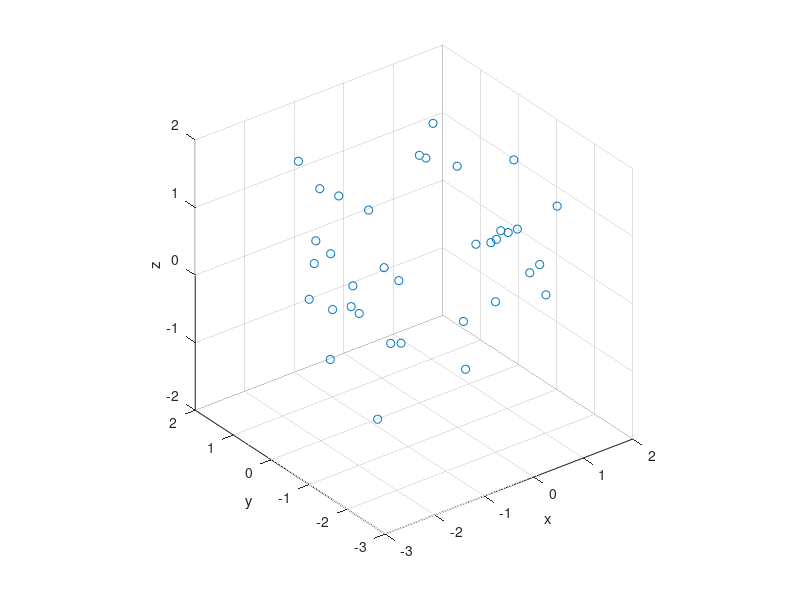

This chart was generated by the following MATLAB code:
%% Simulate a Poisson point process of density \lambda on A = [-L/2, L/2]^2

% parameters
lambda = 1; % Density of PPP
L = 5; % Length of square

Sa = L^2; % Area of A

% number of points follows the Poisson distribution
N = poissrnd(lambda * Sa);

% points is uniformly distributed on A
Points = unifrnd(-L/2, L/2, N, 2); % a N*2 matrix

% Plot points
scatter(Points(:, 1), Points(:, 2));
xlabel('x'); ylabel('y');
axis square;

%% Simulate a Poisson point process of density \lambda on a disk with radius R

% parameters
r = 2.5; % radius of disk
x0 = 0; y0 = 0; % center of disk
area_of_disk = pi * r^2; % area of disk
lambda = 1;

% simulate number of points
N = poissrnd(lambda * area_of_disk);

% generate radii of points
rho = r * sqrt(rand(N, 1));
% rho = sqrt(unifrnd(0, r^2, N, 1));

% generate angles of points
theta = unifrnd(0, 2*pi, N, 1);

% convert from polar to cartesian coordinates
[x, y] = pol2cart(theta, rho);

% shift center of disk to (x0, y0)
x = x + x0;
y = y + y0;

% Plot points
scatter(x, y);
xlabel('x'); ylabel('y');
axis square;

%% Simulation a Poisson point process at K-dimension space

% parameters
K = 3;
R = 2.5;

center = zeros(1, K); % center

if mod(K, 2) == 0
    % for even dimension
    volume_of_ball = pi^(K/2) / gamma(K / 2 + 1) * R^K;
else
    % for odd dimension
    volume_of_ball = 1 / gamma(K + 1) * pi^( ( K - 1) / 2) * 2^(K) * gamma( ( K - 1) / 2 + 1) * R^K;
end

lambda = 0.5;

% simulate number of points
N = poissrnd(lambda * volume_of_ball);

% generate radii of points;
rho = R * power(rand(N, 1), 1/K);

% generate angles of points
theta = unifrnd(0, pi, N, K - 2);
azimuth_angle = unifrnd(0, 2 * pi, N, 1);

rectangular_coordinate = zeros(N, K);
for Kindex = 1:K
    if Kindex < K
        temp = ones(N, 1);
        for i = 1:Kindex - 1
            temp = temp .* sin(theta(:, i));
        end
        if Kindex < K - 1
            temp = temp .* cos(theta(:, Kindex));
        else
            temp = temp .* cos(azimuth_angle);
        end        
    else
        temp = ones(N, 1);
        for i = 1:Kindex - 2
            temp = temp .* sin(theta(:, i));
        end
        temp = temp .* sin(azimuth_angle);
    end
    rectangular_coordinate(:, Kindex) = rho .* temp;
end

% shift center
rectangular_coordinate = rectangular_coordinate + center;

if K == 3
    % for 3d space
    scatter3(rectangular_coordinate(:, 1), rectangular_coordinate(:, 2), rectangular_coordinate(:, 3));
    xlabel('x'); ylabel('y'); zlabel('z');
    axis square;
elseif K == 2
    % for 2d space
    scatter(rectangular_coordinate(:, 1), rectangular_coordinate(:, 2));
    xlabel('x'); ylabel('y');
    axis square;
end
    
      
